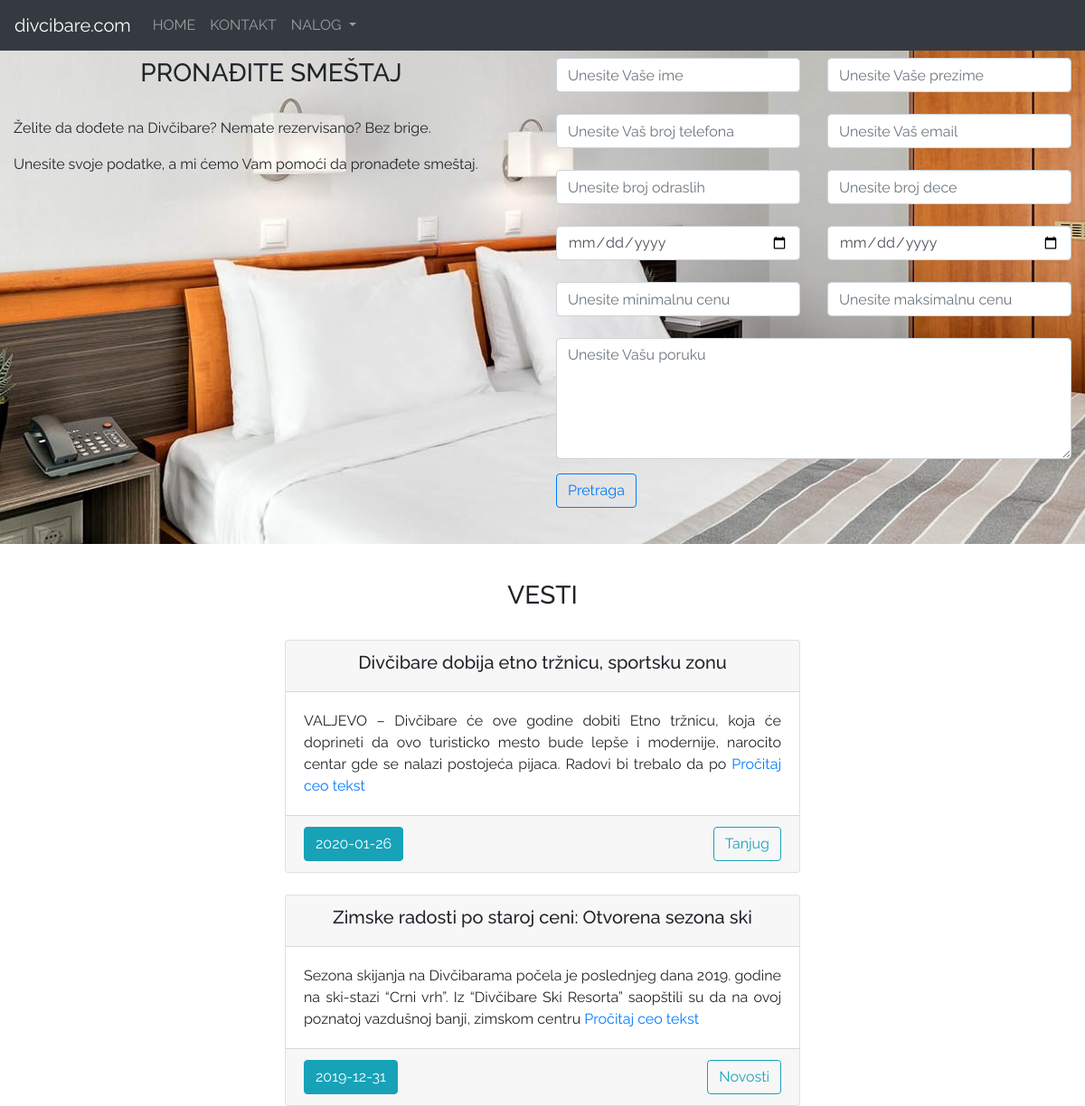
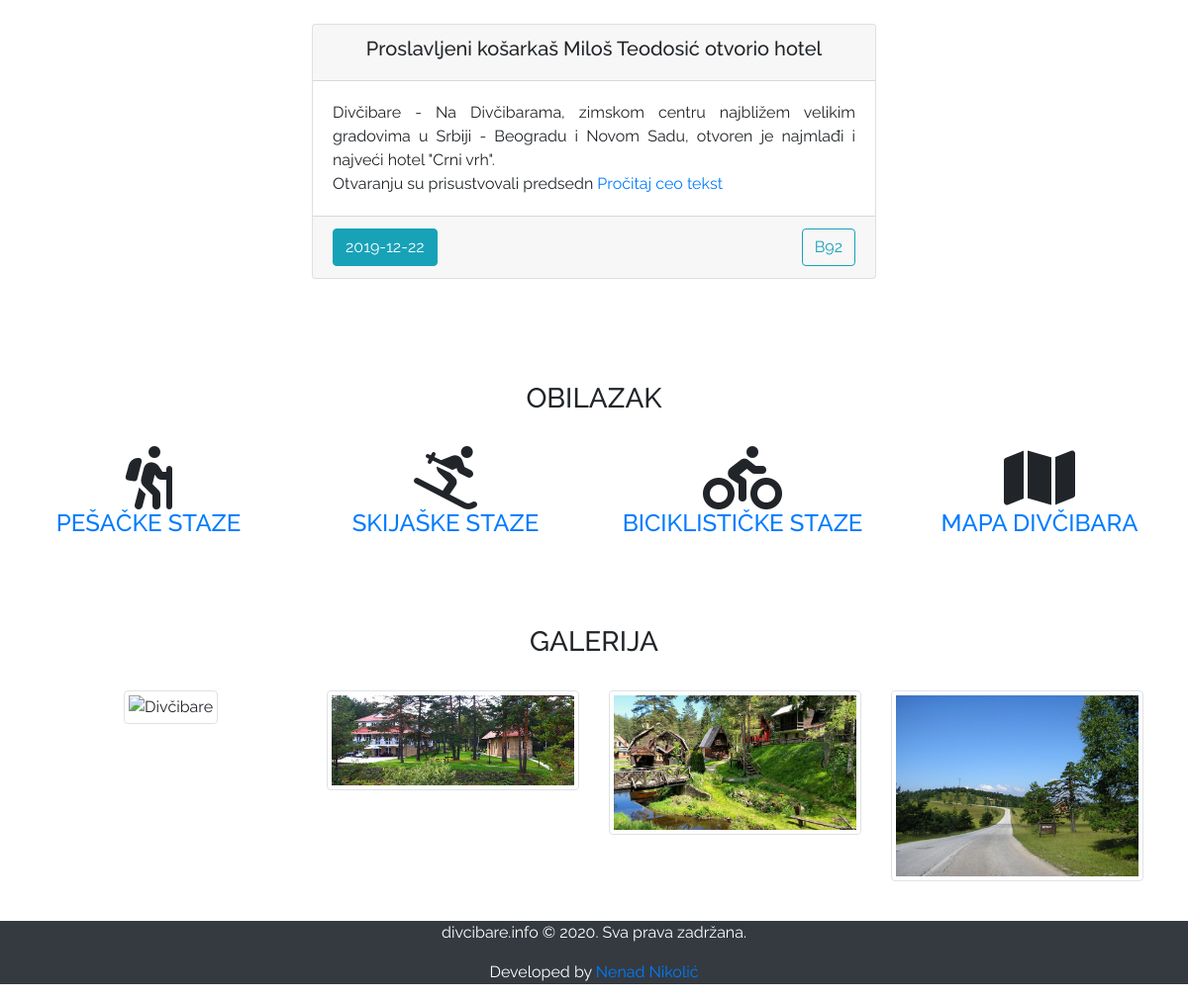
The page / on the database its author committed (2 pictures, top to bottom).
### tables this page shows
CREATE TABLE `news` (
  `id` int(11) NOT NULL,
  `title` varchar(150) NOT NULL,
  `article` longtext NOT NULL,
  `date_post` date NOT NULL,
  `image` varchar(250) NOT NULL,
  `source` varchar(50) NOT NULL
);

### index.php (called while the page is built, shortened)
<?php
require 'connection.php';
?>
<?php require 'includes/top.php'; ?>
<?php require 'includes/navbar.php'; ?>
<?php require 'main.php'; ?>
<?php require 'includes/bottom.php'; ?>

### main.php (the view)
<div class="container-fluid search">
	<div class="row">
		<div class="col-sm-6">
			<h3 class="text-center">PRONAĐITE SMEŠTAJ</h3>
			<br>
			<p>Želite da dođete na Divčibare? Nemate rezervisano? Bez brige.</p>
			<p>Unesite svoje podatke, a mi ćemo Vam pomoći da pronađete smeštaj.</p>
		</div>
		<div class="col-sm-6">
			<form action="" method="POST">
				<div class="row">
					<div class="col-sm-6">
						<input class="form-control" type="text" name="ime" placeholder="Unesite Vaše ime">
					</div>
					<div class="col-sm-6">
						<input class="form-control" type="text" name="prezime" placeholder="Unesite Vaše prezime">
					</div>
				</div><br>
				<div class="row">
					<div class="col-sm-6">
						<input class="form-control" type="text" name="broj" placeholder="Unesite Vaš broj telefona">
					</div>
					<div class="col-sm-6">
						<input class="form-control" type="email" name="email" placeholder="Unesite Vaš email">
					</div>
				</div><br>
				<div class="row">
					<div class="col-sm-6">
						<input class="form-control" type="number" name="odrasli" placeholder="Unesite broj odraslih">
					</div>
					<div class="col-sm-6">
						<input class="form-control" type="number" name="deca" placeholder="Unesite broj dece">
					</div>
				</div><br>
				<div class="row">
					<div class="col-sm-6">
						<input class="form-control" type="date" name="od" min="2019/05/07">
					</div>
					<div class="col-sm-6">
						<input class="form-control" type="date" name="do" max="2020/12/31">
					</div>
				</div><br>
				<div class="row">
					<div class="col-sm-6">
						<input class="form-control" type="number" name="minPrice" placeholder="Unesite minimalnu cenu">
					</div>
					<div class="col-sm-6">
						<input class="form-control" type="number" name="maxPrice" placeholder="Unesite maksimalnu cenu">
					</div>
				</div><br>
				<div class="form-group">
					<textarea class="form-control" name="poruka" rows="5" placeholder="Unesite Vašu poruku" data-length="250"></textarea>
				</div>
				<button type="submit" class="btn btn-outline-primary" name="searchBtn">Pretraga</button>
			</form>
		</div>
	</div>
</div>
<div class="container-fluid col-6 offset-3">
	<h3 class="text-center">VESTI</h3>
	<br>
	<?php
	$sql = "SELECT * FROM news ORDER BY date_post DESC LIMIT 3";
	$query = mysqli_query($conn, $sql);
	$result = mysqli_fetch_all($query, MYSQLI_ASSOC);
	foreach ($result as $row) :
	?>
	<div class="card">
		<div class="card-header text-center"><h5><?php echo $row['title']; ?></h5></div>
		<div class="card-body text-justify"><?php echo substr($row['article'], 0, 200) ; ?>
			<a href="view.news.php?id=<?php echo $row['id']; ?>">Pročitaj ceo tekst</a>
		</div>
		<div class="card-footer"><button type="button" class="btn btn-info"><?php echo $row['date_post'];?></button><button type="button" class="btn btn-outline-info float-right"><?php echo $row['source']; ?></button></div>
	</div>
	<br>
<?php endforeach; ?>
</div>
<div class="container-fluid">
	<h3 class="text-center">OBILAZAK</h3>
	<br>
	<div class="row">
		<div class="col-sm-3 text-center">
			<i class="fas fa-hiking" style='font-size:64px'></i>
			<h4 class="text-center"><a href="pesackeStaze.php">PEŠAČKE STAZE</a></h4>
		</div>
		<div class="col-sm-3 text-center">
			<i class="fas fa-skiing" style='font-size:64px'></i>
			<h4 class="text-center"><a href="skiSteze.php">SKIJAŠKE STAZE</a></h4>
		</div>
		<div class="col-sm-3 text-center">
			<i class="fas fa-biking" style='font-size:64px'></i>
			<h4 class="text-center"><a href="img/mapa-biciklisticke-staze.jpg" target="_blank">BICIKLISTIČKE STAZE</a></h4>
		</div>
		<div class="col-sm-3 text-center">
			<i class='fas fa-map' style='font-size:64px'></i>
			<h4 class="text-center"><a href="img/mapa.jpg" target="_blank">MAPA DIVČIBARA</a></h4>
		</div>
	</div>
</div>
<div class="container">
	<h3 class="text-center">GALERIJA</h3>
	<br>
	<div class="row text-center">
		<div class="col-sm-3">
			<img class="img-fluid img-thumbnail" src="img/divcibare-1.png" alt="Divčibare" width="460" height="345">
		</div>
		<div class="col-sm-3">
			<img class="img-fluid img-thumbnail" src="img/divcibare-2.jpg" alt="Divčibare" width="460" height="345">
		</div>
		<div class="col-sm-3">
			<img class="img-fluid img-thumbnail" src="img/divcibare-3.png" alt="Divčibare" width="460" height="345">
		</div>
		<div class="col-sm-3">
			<img class="img-fluid img-thumbnail" src="img/divcibare-4.jpg" alt="Divčibare" width="460" height="345">
		</div>
	</div>
</div>

### includes/top.php (shortened to what this page needs)
<!DOCTYPE html>
<html>
<head>
	<link rel="stylesheet" href="https://maxcdn.bootstrapcdn.com/bootstrap/4.4.1/css/bootstrap.min.css">
</head>
<body>

### includes/navbar.php (shortened to what this page needs)
<nav class="navbar navbar-expand-sm bg-dark navbar-dark fixed-top">
  <a class="navbar-brand" href="index.php">divcibare.com</a>
  <ul class="navbar-nav">
    <li class="nav-item">
      <a class="nav-link" href="index.php">HOME</a>
    </li>
    <li class="nav-item">
      <a class="nav-link" href="#">KONTAKT</a>
    </li>
    <li class="nav-item dropdown">
      <a class="nav-link dropdown-toggle" href="#" id="navbardrop" data-toggle="dropdown">
        NALOG
      </a>
    </li>
  </ul>
</nav>
<br>

### includes/bottom.php
<footer class="bg-dark text-center" style="color: white;">
	<p>divcibare.info &copy; <?php echo date('Y'); ?>. Sva prava zadržana.</p>
	<p>Developed by <a href="https://github.com/nenad014" target="_blank">Nenad Nikolić</a></p>
</footer>
</body>
</html>

### includes/top.php (style rules this page uses)
body,h1,h2,h3,h4,h5,h6 { font-family: "Raleway", Arial, Helvetica, sans-serif }
.container { padding-top: 40px; padding-bottom: 40px; }
.container-fluid { padding-top: 40px; padding-bottom: 40px; }
.search { background-image: url('img/room-2.jpg'); background-position: center; background-size: cover; }

### rows shown on the page
news: title "Divčibare dobija etno tržnicu, sportsku zonu", article "VALJEVO – Divčibare će ove godine dobiti Etno tržnicu, koja će doprineti da ovo turisticko mesto bude lepše i modernije, narocito centar gde se nalazi postojeća pijaca. Radovi bi trebalo da po", date_post "2020-01-26", source "Tanjug"
news: title "Zimske radosti po staroj ceni: Otvorena sezona ski", article "Sezona skijanja na Divčibarama počela je poslednjeg dana 2019. godine na ski-stazi “Crni vrh”. Iz “Divčibare Ski Resorta” saopštili su da na ovoj poznatoj vazdušnoj banji, zimskom centru", date_post "2019-12-31", source "Novosti"
news: title "Proslavljeni košarkaš Miloš Teodosić otvorio hotel", article "Divčibare - Na Divčibarama, zimskom centru najbližem velikim gradovima u Srbiji - Beogradu i Novom Sadu, otvoren je najmlađi i najveći hotel \"Crni vrh\". Otvaranju su prisustvovali predsedn", date_post "2019-12-22", source "B92"
